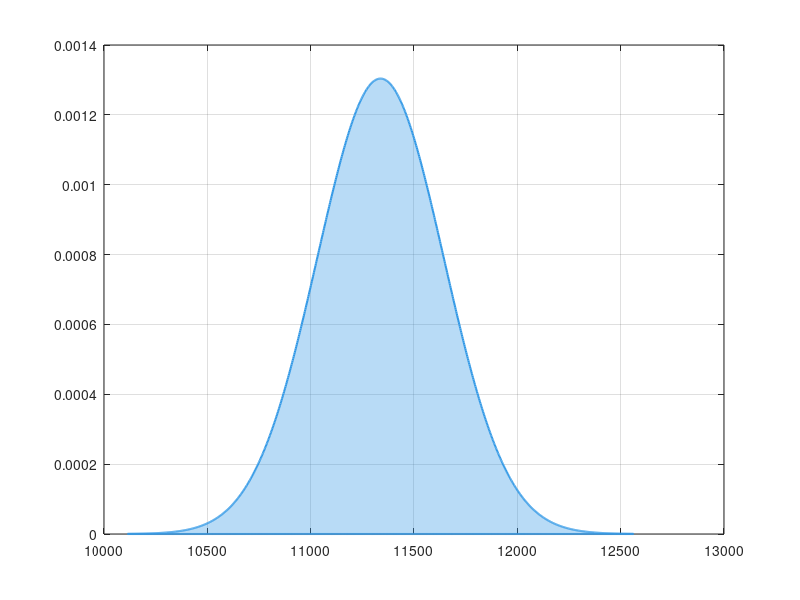

This figure's MATLAB source: (Note: this script raises an error after producing the figure.)
% Apogee distribution plot in feet AGL

clear; clc; close all;

% Given statistics in meters
mean_m   = 3552.437;
median_m = 3551.082;
std_m    = 93.255;
low_m    = 3386.271;
high_m   = 3738.432;
actual_m = 3470.65;

% Convert to feet and subtract 317 ft AGL offset
m2ft = 3.280839895;
agl_offset_ft = 317;

mean_ft   = mean_m   * m2ft - agl_offset_ft;
median_ft = median_m * m2ft - agl_offset_ft;
std_ft    = std_m    * m2ft;
low_ft    = low_m    * m2ft - agl_offset_ft;
high_ft   = high_m   * m2ft - agl_offset_ft;
actual_ft = actual_m * m2ft - agl_offset_ft;

% Create normal distribution
x = linspace(mean_ft - 4*std_ft, mean_ft + 4*std_ft, 1000);
pdf_vals = normpdf(x, mean_ft, std_ft);

figure('Color','w'); hold on; grid on; box on;

area(x, pdf_vals, 'FaceColor', [0.2 0.6 0.9], 'FaceAlpha', 0.35, ...
    'EdgeColor', [0.2 0.6 0.9], 'LineWidth', 1.5);

xline(mean_ft,   '--k', 'Mean', 'LineWidth', 1.8, ...
    'LabelVerticalAlignment','bottom');
xline(low_ft,    '--r', '95% PI Lower', 'LineWidth', 1.8, ...
    'LabelVerticalAlignment','bottom');
xline(high_ft,   '--r', '95% PI Upper', 'LineWidth', 1.8, ...
    'LabelVerticalAlignment','bottom');
xline(actual_ft,  '-m', 'Actual Apogee', 'LineWidth', 2.2, ...
    'LabelVerticalAlignment','bottom');

xlabel('Apogee (ft AGL)');
ylabel('Probability Density');
title('Apogee Distribution with 95% Prediction Interval (AGL)');
legend({'Normal PDF approximation'}, 'Location', 'northwest');

% Remove scientific notation / 10^n scaling
ax = gca;
ax.XAxis.Exponent = 0;
ax.YAxis.Exponent = 0;
xtickformat('%.0f');
ytickformat('%.4f');

text(actual_ft, max(pdf_vals)*0.85, sprintf(' Actual = %.2f ft AGL', actual_ft), ...
    'Color', 'm', 'FontWeight', 'bold');
